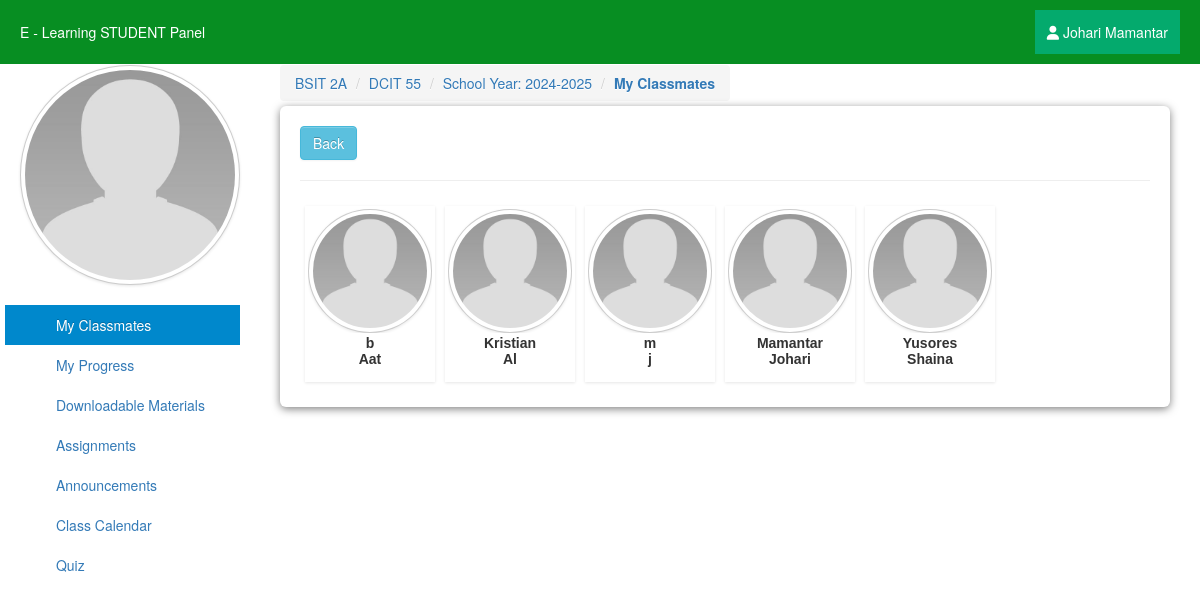
The app's page /php/my_classmates.php?id=197 (signed in) with its own data.
### tables this page shows
CREATE TABLE `student` (
  `student_id` int(11) NOT NULL,
  `firstname` varchar(255) NOT NULL,
  `lastname` varchar(255) NOT NULL,
  `class_id` int(11) NOT NULL,
  `username` varchar(255) NOT NULL,
  `password` varchar(255) NOT NULL,
  `location` varchar(255) NOT NULL,
  `status` varchar(255) NOT NULL
);

CREATE TABLE `class` (
  `class_id` int(11) NOT NULL,
  `class_name` varchar(255) NOT NULL
);

CREATE TABLE `subject` (
  `subject_id` int(11) NOT NULL,
  `subject_code` varchar(255) NOT NULL,
  `subject_title` varchar(255) NOT NULL,
  `category` varchar(255) NOT NULL,
  `description` longtext NOT NULL,
  `unit` int(11) NOT NULL,
  `pre_req` varchar(255) NOT NULL,
  `semester` varchar(255) NOT NULL
);

CREATE TABLE `teacher_class` (
  `teacher_class_id` int(11) NOT NULL,
  `teacher_id` int(11) NOT NULL,
  `class_id` int(11) NOT NULL,
  `subject_id` int(11) NOT NULL,
  `thumbnails` varchar(255) NOT NULL,
  `school_year` varchar(255) NOT NULL
);

CREATE TABLE `teacher_class_student` (
  `teacher_class_student_id` int(11) NOT NULL,
  `teacher_class_id` int(11) NOT NULL,
  `student_id` int(11) NOT NULL,
  `teacher_id` int(11) NOT NULL
);

### php/session.php (called while the page is built, shortened)
<?php
$session_id=$_SESSION['id'];
?>

### php/my_classmates.php (the view, shortened to what this page needs)
<?php include "navbar_student.php" ?>
<?php include "sidebar_student2.php" ?>
<?php $get_id = $_GET['id']; ?>
<html>
<body class="column_style">
    <?php $query = mysqli_query($conn, "select * from teacher_class_student
					LEFT JOIN teacher_class ON teacher_class.teacher_class_id = teacher_class_student.teacher_class_id
					JOIN class ON class.class_id = teacher_class.class_id
					JOIN subject ON subject.subject_id = teacher_class.subject_id
					where student_id = '$session_id'
					") or die;
    $row = mysqli_fetch_array($query);
    ?>
    <ul class="mini_info">
        <li><a href="#"><?php echo $row['class_name']; ?></a> <span class="divider">/</span></li>
        <li><a href="#"><?php echo $row['subject_code']; ?></a> <span class="divider">/</span></li>
        <li><a href="#">School Year: <?php echo $row['school_year']; ?></a> <span class="divider">/</span></li>
        <li><a href="#"><b>My Classmates</b></a></li>
    </ul>
    <div class="main">
        <div class="card1">
            <div><a href="student_dashboard.php" class="btn btn-info"> Back</a> </div>
            <hr>
            <div class="stats-grid">
                <ul id="da-thumbs" class="da-thumbs">
                    <?php
                    $my_student = mysqli_query($conn, "SELECT *
														FROM teacher_class_student
														LEFT JOIN student ON student.student_id = teacher_class_student.student_id
														INNER JOIN class ON class.class_id = student.class_id where teacher_class_id = '$get_id' order by lastname ") or die;
                    while ($row = mysqli_fetch_array($my_student)) {
                        $id = $row['teacher_class_student_id'];
                        ?>
                        <li id="del<?php echo $id; ?>">
                            <a class="classmate_cursor" href="#">
                                <img id="student_avatar_class" src="admin/<?php echo $row['location'] ?>" width="124"
                                    height="140" class="img-polaroid">
                            </a>
                            <p class="class"><?php echo $row['lastname']; ?></p>
                            <p class="subject"><?php echo $row['firstname']; ?></p>
                        </li>
                    <?php } ?>
                </ul>
            </div>
        </div>
    </div>
</body>
</html>

### php/header.php (shortened to what this page needs)
<html>
<head>
    <link rel="stylesheet" href="css/style.css">
    <link rel="stylesheet" href="css/users_my_style.css">
    <link rel="stylesheet" href="css/users_dashboard_style.css">
    <link rel="stylesheet" href="admin/assets/thumbnails.css">
    <link rel="stylesheet" href="https://cdnjs.cloudflare.com/ajax/libs/font-awesome/6.0.0/css/all.min.css">
    <link rel="stylesheet" href="https://maxcdn.bootstrapcdn.com/bootstrap/3.4.1/css/bootstrap.min.css">
    <link rel="stylesheet" href="https://cdnjs.cloudflare.com/ajax/libs/jquery-jgrowl/1.4.8/jquery.jgrowl.min.css">
</head>
</html>

### php/navbar_student.php (shortened to what this page needs)
<?php include "header.php" ?>
<?php include "session.php" ?>
<html>
<div class="navbar-fixed-top">
    <div>E - Learning STUDENT Panel</div>
    <?php $query = mysqli_query($conn, "select * from student where student_id = '$session_id'") or die;
    $row = mysqli_fetch_array($query);
    ?>
    <div class="dropdown">
        <button class="dropbtn"> <i class="fa fa-user"></i>
            <?php echo $row['firstname'] . " " . $row['lastname']; ?></button>
    </div>
</div>
</html>

### php/sidebar_student2.php (shortened to what this page needs)
<?php include "header.php" ?>
<html>
<div class="span3" id="sidebar">
    <div>
        <img id="avatar" class="img-polaroid" src="admin/<?php echo $row['location']; ?>">
    </div>
    <br>
    <ul class="nav nav-list">
        <li class="active"><a href="#<?php echo '?id=' . $get_id; ?>"><i class="icon-chevron-right"></i><i
                    class="icon-group"></i>&nbsp;My Classmates</a></li>
        <li class=""><a href="#<?php echo '?id=' . $get_id; ?>"><i class="icon-chevron-right"></i><i
                    class="icon-bar-chart"></i>&nbsp;My Progress</a></li>
        <li class=""><a href="#<?php echo '?id=' . $get_id; ?>"><i class="icon-chevron-right"></i><i
                    class="icon-download"></i>&nbsp;Downloadable Materials</a></li>
        <li class=""><a href="#<?php echo '?id=' . $get_id; ?>"><i class="icon-chevron-right"></i><i
                    class="icon-book"></i>&nbsp;Assignments</a></li>
        <li class=""><a href="#<?php echo '?id=' . $get_id; ?>"><i class="icon-chevron-right"></i><i
                    class="icon-info-sign"></i>&nbsp;Announcements</a></li>
        <li class=""><a href="#<?php echo '?id=' . $get_id; ?>"><i class="icon-chevron-right"></i><i
                    class="icon-calendar"></i>&nbsp;Class Calendar</a></li>
        <li class=""><a href="#<?php echo '?id=' . $get_id; ?>"><i class="icon-chevron-right"></i><i
                    class="icon-reorder"></i>&nbsp;Quiz</a></li>
    </ul>
</div>
</html>

### php/css/style.css (style rules this page uses)
img { border-radius: 50%; }

### php/css/users_dashboard_style.css (style rules this page uses)
* { box-sizing: border-box; margin: 0; padding: 0; }
body { font-family: Arial, sans-serif; background: #f5f5f5; padding-top: 65px; }
.navbar-fixed-top { background-color: rgb(7, 142, 34); color: white; padding: 10px 20px; display: flex; justify-content: space-between; align-items: center; position: fixed; top: 0; left: 0; width: 100%; z-index: 1000; }
.main { margin-left: 250px; padding: 30px; }
.stats-grid { display: grid; grid-template-columns: repeat(auto-fit, minmax(180px, 1fr)); gap: 20px; }
.column_style .main { display: flex; flex-direction: row; margin-left: 250px; padding: 30px; }
.column_style .card1 { background: rgb(255, 255, 255); padding: 20px; border-radius: 6px; box-shadow: 0 2px 8px rgba(0, 0, 0, 0.5); width: 100%; height: fit-content; }
.column_style .stats-grid { display: grid; grid-template-columns: repeat(auto-fit, minmax(180px, 1fr)); gap: 20px; }
a { color: #0060b6; text-decoration: none; }
.dropbtn { background-color: #04aa6d; color: white; padding: 12px; font-size: 14px; border: none; }
.dropdown { position: relative; display: inline-block; }

### php/admin/assets/thumbnails.css (style rules this page uses)
.da-thumbs { float: left; list-style: none outside none; margin: 0; padding: 0; position: relative; }
.da-thumbs li { float: left; margin: 5px; padding: 3px; position: relative; box-shadow: 0 1px 3px rgba(0,0,0,0.1); }
.da-thumbs li a, .da-thumbs li a img { display: block; position: relative; }
.da-thumbs li a { overflow: hidden; }
.class { font-family: helvetica !important; font-weight: bold; text-align: center; }
.subject { font-family: helvetica !important; font-weight: bold; text-align: center; margin-top: -14px; }

### php/sidebar_student2.php (style rules this page uses)
a { text-decoration: none; }

### records on screen
student: firstname "Johari", lastname "Mamantar", location (placeholder picture)
class: class_name "BSIT 2A"
subject: subject_code "DCIT 55"
teacher_class: school_year "2024-2025"
teacher_class_student: student.location (placeholder picture), student.lastname "b", student.firstname "Aat"
teacher_class_student: student.location (placeholder picture), student.lastname "Kristian", student.firstname "Al"
teacher_class_student: student.location (placeholder picture), student.lastname "m", student.firstname "j"
teacher_class_student: student.location (placeholder picture), student.lastname "Mamantar", student.firstname "Johari"
teacher_class_student: student.location (placeholder picture), student.lastname "Yusores", student.firstname "Shaina"
